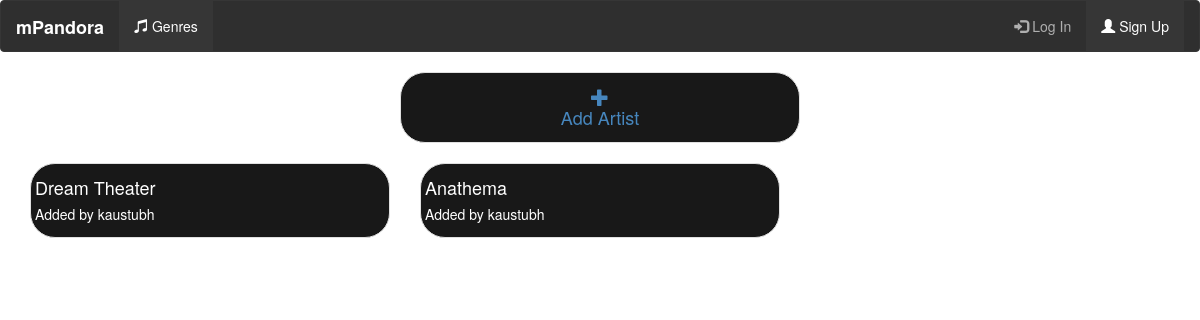
/mPandora/artist?id=1, run on the app's committed database.
### musicApp/models.py (models this page shows, shortened)
class Artist(models.Model):
    genre = models.ForeignKey(Genre, on_delete=models.CASCADE)
    artist_name = models.CharField(max_length=200, unique=True)
    artist_added_by = models.CharField(max_length=50)

### musicApp_extension/views.py (the view)
def artist_view(request):
    id = request.GET['id']
    data = Artist.objects.filter(genre=id)
    return render(request, 'musicApp_extension/artist_page.html', {'data': data})

### musicApp_extension/templates/musicApp_extension/artist_page.html (shortened to what this page needs)
{% extends 'musicApp/layout.html' %}
{% block content %}
<div class="row " >
    <div class="col-xs-offset-4 col-xs-4 thumbnail" style="background-color: black; color: white; border-radius: 25px">
        <a href="{% url 'create_artist' %}"><h4 style="text-align: center"><span class="glyphicon glyphicon-plus"></span><br>Add Artist</h4></a>
    </div>
</div>
<div class="row">
    <div class="col-xs-12">
        {% if data %}
        {% for i in data %}
        <div class="col-xs-12 col-sm-6 col-md-4">
        <div class="thumbnail" style="background-color: black; color: white; border-radius: 25px;">
            <a href="album?id={{ i.id }}" style="color: white">
            <h4>{{ i.artist_name }}</h4>
            <h5>Added by {{ i.artist_added_by }}</h5>
            </a>
        </div>
        </div>
        {% endfor %}
        {% else %}
        <div class="col-xs-12 col-sm-6 col-md-4"><h4 class="thumbnail" style="color: white; background-color: black">No artist added !</h4></div>
        {% endif %}
    </div>
</div>
{% endblock %}

### data on the page
Artist: artist_name "Dream Theater", artist_added_by "kaustubh"
Artist: artist_name "Anathema", artist_added_by "kaustubh"
